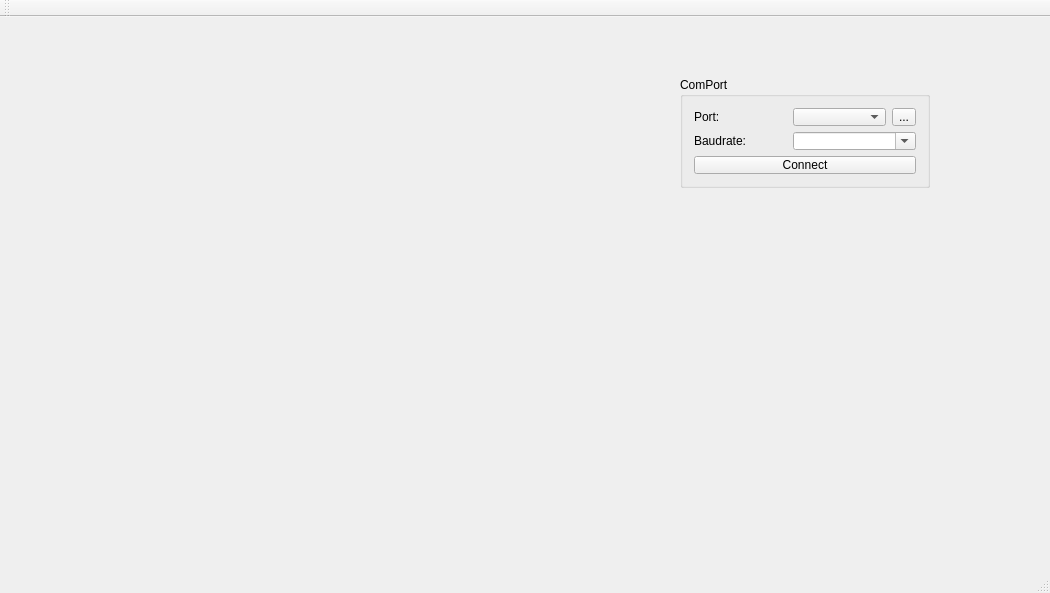
<?xml version="1.0" encoding="UTF-8"?>
<ui version="4.0">
 <class>MainWindow</class>
 <widget class="QMainWindow" name="MainWindow">
  <property name="geometry">
   <rect>
    <x>0</x>
    <y>0</y>
    <width>1050</width>
    <height>593</height>
   </rect>
  </property>
  <property name="windowTitle">
   <string>MainWindow</string>
  </property>
  <widget class="QWidget" name="centralWidget">
   <widget class="QGroupBox" name="groupBox">
    <property name="geometry">
     <rect>
      <x>680</x>
      <y>60</y>
      <width>250</width>
      <height>111</height>
     </rect>
    </property>
    <property name="minimumSize">
     <size>
      <width>250</width>
      <height>111</height>
     </size>
    </property>
    <property name="title">
     <string>ComPort</string>
    </property>
    <layout class="QGridLayout" name="gridLayout">
     <item row="1" column="0">
      <widget class="QLabel" name="label_2">
       <property name="text">
        <string>Baudrate:</string>
       </property>
      </widget>
     </item>
     <item row="0" column="0">
      <widget class="QLabel" name="label">
       <property name="text">
        <string>Port:</string>
       </property>
      </widget>
     </item>
     <item row="0" column="1">
      <widget class="QComboBox" name="comPortBox"/>
     </item>
     <item row="1" column="1" colspan="2">
      <widget class="QComboBox" name="comBaudBox">
       <property name="editable">
        <bool>true</bool>
       </property>
      </widget>
     </item>
     <item row="2" column="0" colspan="3">
      <widget class="QPushButton" name="comConnectButton">
       <property name="text">
        <string>Connect</string>
       </property>
       <property name="checkable">
        <bool>true</bool>
       </property>
      </widget>
     </item>
     <item row="0" column="2">
      <widget class="QToolButton" name="comRefreshButton">
       <property name="text">
        <string>...</string>
       </property>
       <property name="icon">
        <iconset resource="resources.qrc">
         <normaloff>:/refresh.png</normaloff>:/refresh.png</iconset>
       </property>
      </widget>
     </item>
    </layout>
   </widget>
  </widget>
  <widget class="QMenuBar" name="menuBar">
   <property name="geometry">
    <rect>
     <x>0</x>
     <y>0</y>
     <width>1050</width>
     <height>21</height>
    </rect>
   </property>
  </widget>
  <widget class="QToolBar" name="mainToolBar">
   <attribute name="toolBarArea">
    <enum>TopToolBarArea</enum>
   </attribute>
   <attribute name="toolBarBreak">
    <bool>false</bool>
   </attribute>
  </widget>
  <widget class="QStatusBar" name="statusBar"/>
 </widget>
 <layoutdefault spacing="6" margin="11"/>
 <resources>
  <include location="resources.qrc"/>
 </resources>
 <connections/>
</ui>
